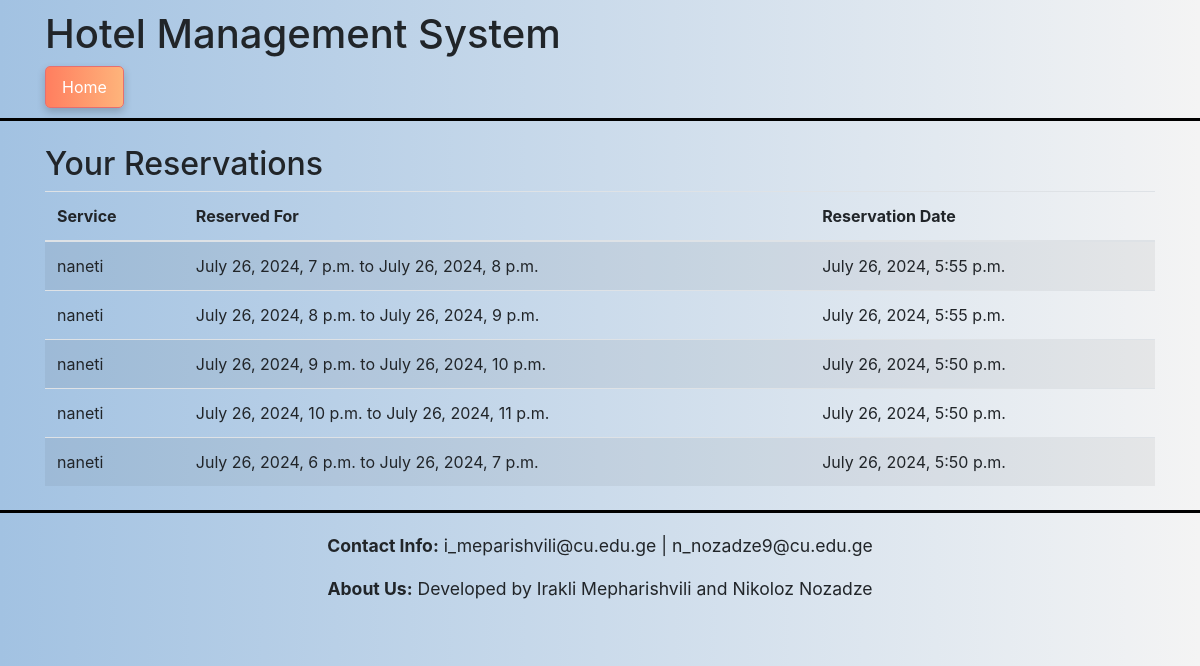
Page /hotels/reservations/ (signed in) on the earlier database version.
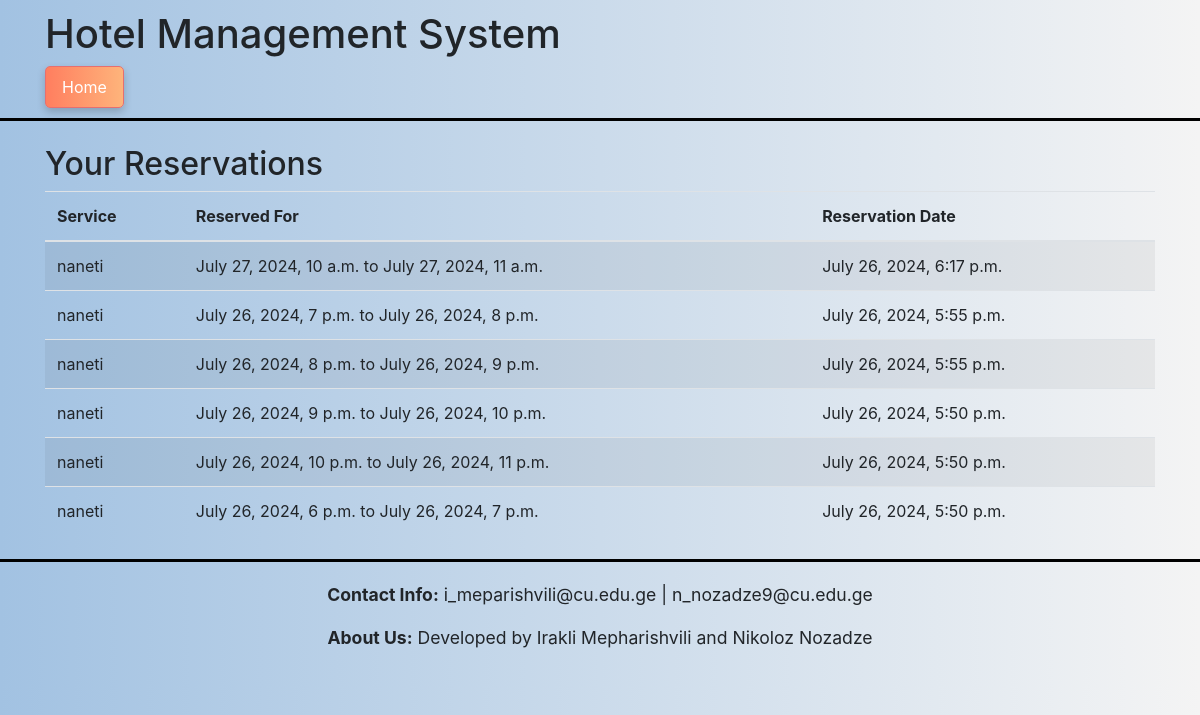
Same page on the later database version.
### hotels/models.py (models this page shows, shortened)
class Reservation(models.Model):
    user = models.ForeignKey(CustomUser, on_delete=models.CASCADE)
    service = models.ForeignKey(Service, on_delete=models.CASCADE)
    reservation_date = models.DateTimeField(auto_now_add=True)
    reserved_for = models.ForeignKey(AvailableTime, on_delete=models.CASCADE)

class Service(models.Model):
    hotel = models.ForeignKey(Hotel, related_name='services', on_delete=models.CASCADE)
    name = models.CharField(max_length=255)
    description = models.TextField()
    price = models.DecimalField(max_digits=10, decimal_places=2)
    available = models.BooleanField(default=True)
    image = models.ImageField(upload_to='service_images/', blank=True, null=True)

class AvailableTime(models.Model):
    service = models.ForeignKey(Service, related_name='available_times', on_delete=models.CASCADE)
    start_time = models.DateTimeField()
    end_time = models.DateTimeField()
    is_reserved = models.BooleanField(default=False)
    class Meta:
        verbose_name = "Taken Date"
        verbose_name_plural = "Taken Dates"

### hotels/views.py (the view)
# urls.py: path('reservations/', UserReservationsView.as_view(), name='user_reservations'),
class UserReservationsView(LoginRequiredMixin, ListView):
    model = Reservation
    template_name = 'user_reservations.html'
    context_object_name = 'reservations'
    def get_queryset(self):
        return Reservation.objects.filter(user=self.request.user).order_by('-reservation_date')

### hotels/templates/user_reservations.html (shortened to what this page needs)
<!DOCTYPE html>
<html lang="en">
<head>
    {% load static %}
    <link href="https://stackpath.bootstrapcdn.com/bootstrap/4.5.2/css/bootstrap.min.css" rel="stylesheet">
</head>
<body>
<header class="header">
    <div class="container">
        <h1 class="mb-0">Hotel Management System</h1>
        <nav class="mt-2">
            <a href="{% url 'hotel_detail' hotel_id=1 %}" class="nav-link home">Home</a>
        </nav>
    </div>
</header>
<main class="container my-4">
    <h2>Your Reservations</h2>
    {% if reservations %}
        <table class="table table-striped">
            <thead>
            <tr>
                <th>Service</th>
                <th>Reserved For</th>
                <th>Reservation Date</th>
            </tr>
            </thead>
            <tbody>
            {% for reservation in reservations %}
                <tr>
                    <td>{{ reservation.service.name }}</td>
                    <td>{{ reservation.reserved_for.start_time }} to {{ reservation.reserved_for.end_time }}</td>
                    <td>{{ reservation.reservation_date }}</td>
                </tr>
            {% endfor %}
            </tbody>
        </table>
    {% else %}
        <div class="alert alert-info" role="alert">
            You have no reservations.
        </div>
    {% endif %}
</main>
<footer class="footer">
    <p class="contact-info"><b>Contact Info:</b> i_meparishvili@cu.edu.ge | n_nozadze9@cu.edu.ge</p>
    <p class="developer-info"><b>About Us:</b> Developed by Irakli Mepharishvili and Nikoloz Nozadze</p>
</footer>
</body>
</html>

Differences in the rows shown:
added Reservation: service.name "naneti", reserved_for.start_time "July 27, 2024, 10 a.m.", reserved_for.end_time "July 27, 2024, 11 a.m.", reservation_date "July 26, 2024, 6:17 p.m."
